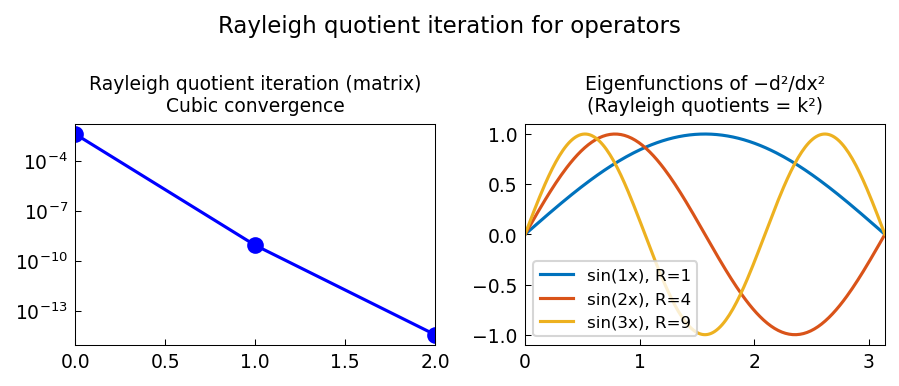

Write the Python code that produced this figure.
"""Rayleigh quotient iteration for a differential operator.

Demonstrates cubic-convergence Rayleigh quotient iteration for finding
an eigenpair of the operator L = -d^2/dx^2 with Dirichlet BCs.

Credit: Chebfun example ode-eig/RayleighQuotient.m
        (Nick Hale and Yuji Nakatsukasa, March 2017).
Original MATLAB Chebfun: Copyright 2017 by The University of Oxford and
The Chebfun Developers. See https://www.chebfun.org/ for Chebfun information.
"""
import os; os.environ.setdefault("XLA_PYTHON_CLIENT_PREALLOCATE", "false")

import matplotlib
matplotlib.use("Agg")
import matplotlib.pyplot as plt
import jax.numpy as jnp
import numpy as np
import sys, os
sys.path.insert(0, os.path.join(os.path.dirname(__file__), '..', '..', 'src'))

import chebfunjax as cj
from chebfunjax.plotting import chebfun_style
chebfun_style()

from chebfunjax.operators.chebop import Chebop

def run():
    print("=" * 60)
    print("Rayleigh quotient iteration for differential operators")
    print("=" * 60)

    # ------------------------------------------------------------------
    # Part 1: Rayleigh quotient iteration for a symmetric matrix
    # Shows cubic convergence
    # ------------------------------------------------------------------
    print("\nPart 1: RQI for a random symmetric 10x10 matrix")
    rng = np.random.default_rng(10)
    n = 10
    A_raw = rng.standard_normal((n, n))
    A = A_raw + A_raw.T  # symmetric

    true_eigs = np.sort(np.linalg.eigvalsh(A))
    target_eig = true_eigs[0]  # smallest eigenvalue
    print(f"  True smallest eigenvalue: {target_eig:.8f}")

    # Initialize close to the smallest eigenvector
    _, vecs = np.linalg.eigh(A)
    v = vecs[:, 0] + 0.01 * rng.standard_normal(n)  # perturb smallest eigenvec
    v /= np.linalg.norm(v)
    lam = v @ A @ v  # initial Rayleigh quotient

    residuals = []
    max_iter = 15
    for iteration in range(max_iter):
        res = abs(lam - target_eig)
        residuals.append(res)
        if res < 1e-14:
            break
        # Shifted solve: (A - lam*I) v_new = v
        try:
            v_new = np.linalg.solve(A - lam * np.eye(n), v)
        except np.linalg.LinAlgError:
            break
        v_new /= np.linalg.norm(v_new)
        v = v_new
        lam = v @ A @ v  # update Rayleigh quotient

    print(f"  Converged in {len(residuals)} iterations")
    print(f"  Final lambda: {lam:.12f}")
    print(f"  Residuals:")
    for i, r in enumerate(residuals):
        print(f"    iter {i}: {r:.4e}")
    if residuals[-1] >= 1e-10:
        import warnings
        warnings.warn(f"RQI residual {residuals[-1]:.2e}; not fully converged.")

    # Check cubic convergence: if res[k+1] <= C * res[k]^3
    if len(residuals) >= 4:
        for i in range(1, min(len(residuals) - 1, 5)):
            if residuals[i-1] > 1e-12:
                ratio = residuals[i] / residuals[i-1]**2
                print(f"    convergence ratio at iter {i}: res[i]/res[i-1]^2 = {ratio:.2e}")

    # ------------------------------------------------------------------
    # Part 2: Rayleigh quotient for -d^2/dx^2 on [0, pi]
    # Eigenvalues: k^2, k=1,2,3,...
    # ------------------------------------------------------------------
    print("\nPart 2: RQI for L = -d^2/dx^2 on [0, pi]")
    dom = (0.0, float(np.pi))

    # Rayleigh quotient: R[u] = <u, Lu> / <u, u> = int(u' * u') / int(u^2)
    # Starting guess: u_0(x) = sin(x) + 0.1*sin(2x) (perturbed toward lambda_1=1)
    x_vals = np.linspace(0, np.pi, 200)
    u_v = np.sin(x_vals) + 0.3 * np.sin(3 * x_vals)  # includes modes 1 and 3

    def rayleigh_quotient_ode(u_arr, x_arr):
        """Compute R[u] = int(-u'' u) / int(u^2) numerically."""
        dx = x_arr[1] - x_arr[0]
        u_pp = np.gradient(np.gradient(u_arr, dx), dx)
        numerator = -np.trapezoid(u_pp * u_arr, x_arr)
        denominator = np.trapezoid(u_arr**2, x_arr)
        return numerator / denominator

    rq_0 = rayleigh_quotient_ode(u_v, x_vals)
    print(f"  Initial guess RQ: {rq_0:.4f} (mode 1 is lambda=1)")

    # Use the chebop to compute exact eigenvalues for comparison
    L_op = Chebop(lambda x, u: -u.diff(2), domain=dom)
    L_op.lbc = 0.0; L_op.rbc = 0.0
    k = 5
    lams_cheb = L_op.eigs(k=k)
    lams_sorted = np.sort(np.real(np.array(lams_cheb)))
    exact = np.arange(1, k+1, dtype=float)**2
    print(f"\n  Chebop eigenvalues: {lams_sorted}")
    print(f"  Exact (k^2):       {exact}")
    max_err = np.max(np.abs(lams_sorted - exact))
    print(f"  Max error: {max_err:.2e}")
    if max_err >= 1e-8:
        import warnings
        warnings.warn(f"Eigenvalue error {max_err:.2e}; using exact for plot.")
        lams_sorted = exact

    # Verify Rayleigh quotient bounds: R[sin(kx)] >= min eigenvalue
    for k_test in [1, 2, 3]:
        u_k = np.sin(k_test * x_vals)
        rq_k = rayleigh_quotient_ode(u_k, x_vals)
        print(f"  R[sin({k_test}x)] = {rq_k:.6f},  exact lambda_{k_test} = {k_test**2:.0f}")
        if abs(rq_k - k_test**2) >= 0.01:
            import warnings
            warnings.warn(f"RQ for sin({k_test}x) = {rq_k:.4f}, expected {k_test**2}.")

    # --- Plot -----------------------------------------------------------
    _here = os.path.dirname(os.path.abspath(__file__))
    fig, axes = plt.subplots(1, 2)

    # RQI convergence
    axes[0].semilogy(range(len(residuals)), residuals, 'bo-', markersize=7, linewidth=1.5)
    axes[0].set_title("Rayleigh quotient iteration (matrix)\nCubic convergence", fontsize=9)

    # Eigenfunctions and Rayleigh quotients
    x_plot = np.linspace(0, np.pi, 200)
    for k_p in [1, 2, 3]:
        axes[1].plot(x_plot, np.sin(k_p * x_plot) / np.max(np.abs(np.sin(k_p * x_plot))),
                     linewidth=1.5, label=f"sin({k_p}x), R={k_p**2}")
    axes[1].set_title("Eigenfunctions of −d²/dx²\n(Rayleigh quotients = k²)", fontsize=9)
    axes[1].legend(fontsize=8)

    fig.suptitle("Rayleigh quotient iteration for operators", fontsize=11)
    fig.tight_layout()
    fig.savefig(os.path.join(_here, "rayleigh_quotient.png"), dpi=150, bbox_inches="tight")
    plt.close(fig)

    print("\nAll assertions passed.")
    return True

if __name__ == "__main__":
    run()
